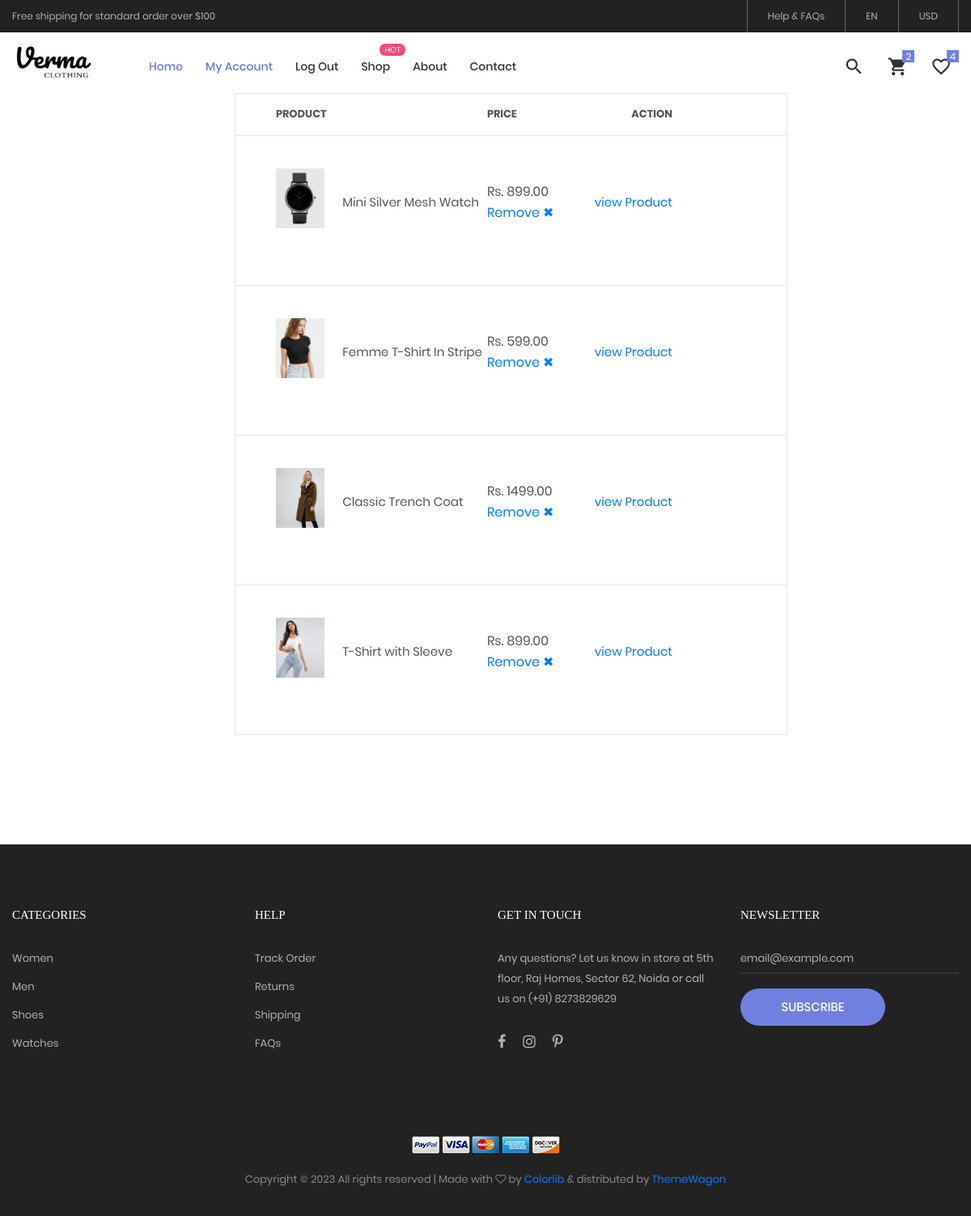
The page /wishlist (signed in) on the database its author committed.
### shop_app/models.py (models this page shows, shortened)
class Wishlist(models.Model):
    user = models.ForeignKey(User, on_delete=models.CASCADE, null=True, blank=True)
    product = models.ForeignKey(Product, on_delete=models.CASCADE)  # Linked products

class Product(models.Model):
    name = models.CharField(max_length=255)
    brand = models.CharField(max_length=45,null=True)
    description = models.TextField()
    price = models.DecimalField(max_digits=10, decimal_places=2)
    image = models.ImageField(upload_to='static/images')
    CATEGORY_CHOICES = [
        ('Men', 'men'),
        ('Women', 'women'),
        ('Accessories', 'accessories'),
        ('Shoes', 'shoes'),
        ('Watches', 'watches'),
        ('Bag', 'bag'),
    ]
    category = models.CharField(max_length=20, choices=CATEGORY_CHOICES)

### shop_app/views.py (the view)
# urls.py: path('wishlist', views.wishlist, name='wishlist'),
def wishlist(request):
    if request.user.is_anonymous:
        n_items= 0
        cart_total = 0
        items = []
        wish_items = []
        wish_len = 0
    else:
        items = CartItem.objects.filter(user=request.user)
        n_items = len(items)
        cart_total = 0
        wish_items = Wishlist.objects.filter(user=request.user)
        wish_len = len(wish_items)
        for item in items:
            cart_total+=(item.productv.product.price * item.quantity)
    context = {
        'n_items' : n_items,
        'items': items,
        'cart_total' : cart_total,
        'wish_items' : wish_items,
        'wish_len' : wish_len,
    }
    return render(request, 'wishlist.html', context)

### templates/wishlist.html (shortened to what this page needs)
{% extends 'base.html' %}
{% load static %}
{% block 'content' %}
<form action="" class="bg0 p-t-75 p-b-85" method="post">
    <div class="container">
        <div class="row">
            <div class="col-lg-10 col-xl-7 m-lr-auto m-b-50">
                <div class="m-l-25 m-r--38 m-lr-0-xl">
                    <div class="wrap-table-shopping-cart">
                        <table class="table-shopping-cart">
                            <tr class="table_head">
                                <th class="column-1">Product</th>
                                <th class="column-2"></th>
                                <th class="column-3">Price</th>
                                <th class="column-4">Action</th>
                                <th class="column-5"></th>
                            </tr>
                            {% for item_info in wish_items %}
                            <tr class="table_row">
                                <td class="column-1">
                                    <div class="how-itemcart1">
                                        <img src="{{ item_info.product.image.url }}" alt="IMG">
                                    </div>
                                </td>
                                <td class="column-2">{{ item_info.product.name|truncatewords:4 }}
                                    </td>
                                <td class="column-3">Rs. {{ item_info.product.price }}
                                    <a href="/delete_product/{{item_info.id}}">
                                        <span class="delete-icon"> Remove &#10006; </span>
                                    </a>
                                </td>
                                <h5><td class="column-4"><a href="/quick_view/{{item_info.product.id}}">view Product</a></td></h5>
                            </tr>
                            {% endfor %}
                        </table>
                    </div>
                </div>
            </div>
        </div>
    </div>
</form>
{% endblock %}

### static/css/main.css (style rules this page uses)
.container { max-width: 1380px; }
@media (max-width: 1600px) { .container { max-width: 1200px; } }
.wrap-table-shopping-cart { overflow: auto; border-left: 1px solid #e6e6e6; border-right: 1px solid #e6e6e6; }
.table-shopping-cart { border-collapse: collapse; width: 100%; min-width: 680px; }
.table-shopping-cart tr { border-top: 1px solid #e6e6e6; border-bottom: 1px solid #e6e6e6; }
.table-shopping-cart .column-1 { width: 133px; padding-left: 50px; }
.table-shopping-cart .column-2 { width: 220px; font-size: 15px; }
.table-shopping-cart .column-3 { width: 120px; font-size: 16px; }
.table-shopping-cart .column-4 { width: 145px; text-align: right; }
.table-shopping-cart .column-5 { width: 172px; padding-right: 50px; text-align: right; font-size: 16px; }
.table-shopping-cart .table_row { height: 185px; }
.table-shopping-cart .table_row td { padding-bottom: 20px; }
.table-shopping-cart .table_row td.column-1 { padding-bottom: 30px; }
.table-shopping-cart .table_head th { font-family: Poppins-Bold; font-size: 13px; color: #555; text-transform: uppercase; line-height: 1.6; padding-top: 15px; padding-bottom: 15px; }
.table-shopping-cart td { font-family: Poppins-Regular; color: #555; line-height: 1.6; }
.bg0 { background-color: #fff; }
.how-itemcart1 { width: 60px; position: relative; margin-right: 20px; cursor: pointer; }
.how-itemcart1 img { width: 100%; }
.how-itemcart1::after { content: '\e870'; font-family: Linearicons-Free; font-size: 16px; display: -webkit-box; display: -webkit-flex; display: -moz-box; display: -ms-flexbox; display: flex; justify-content: center; align-items: center; position: absolute; width: 100%; height: 100%; top: 0; left: 0; background-color: rgba(0,0,0,0.5); color: #fff; transition: all 0.3s; -webkit-transition: all 0.3s; -o-transition: all 0.3s; -moz-transition: all 0.3s; opacity: 0; }

### rows shown on the page
Wishlist: product.image (picture), product.name "Mini Silver Mesh Watch", product.price "899.00"
Wishlist: product.image (picture), product.name "Femme T-Shirt In Stripe", product.price "599.00"
Wishlist: product.image (picture), product.name "Classic Trench Coat", product.price "1499.00"
Wishlist: product.image (picture), product.name "T-Shirt with Sleeve", product.price "899.00"
